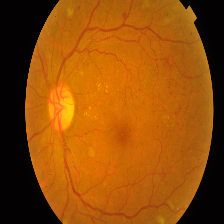
#> input picture images to test/test_proliferate_dr.png, 224 x 224 px, found by its file name
$ jupyter execute --allow-errors Diabetic_Retinopathy_2.ipynb
#> lines starting #> are read from the running program, lines starting #| are printed output that depends on the picture
STEP 1: Mount Google Drive

[cell 1]
from google.colab import drive
drive.mount('/content/drive')

STEP 2: Navigate to Dataset Directory

[cell 2]
import os

[cell 3]
dataset_path = "/content/drive/MyDrive/colored_images"

#> (a cell that did not finish here is left out)

STEP 3: Load Images with Preprocessing

[cell 5]
import cv2
import numpy as np
from tqdm import tqdm

[cell 6]
def load_and_preprocess_data(dataset_path, img_size=(224, 224)):
    images = []
    labels = []
    class_ids = {'No_DR': 0, 'Mild': 1, 'Moderate': 2, 'Severe': 3, 'Proliferate_DR': 4}

    for class_name in class_ids:
        class_path = os.path.join(dataset_path, class_name)
        print(f"Loading {class_name} images...")

        for img_name in tqdm(os.listdir(class_path)):
            img_path = os.path.join(class_path, img_name)

            try:
                # Read and preprocess image
                img = cv2.imread(img_path)
                img = cv2.cvtColor(img, cv2.COLOR_BGR2RGB)  # Convert to RGB

                # Resize
                img = cv2.resize(img, img_size)

                # Grayscale conversion
                gray = cv2.cvtColor(img, cv2.COLOR_RGB2GRAY)

                # Noise removal (median filter)
                denoised = cv2.medianBlur(gray, 5)

                # Contrast enhancement (CLAHE)
                clahe = cv2.createCLAHE(clipLimit=2.0, tileGridSize=(8,8))
                enhanced = clahe.apply(denoised)

                # Convert back to 3-channel
                final_img = cv2.merge([enhanced]*3)

                images.append(final_img)
                labels.append(class_ids[class_name])

            except Exception as e:
                print(f"Error loading {img_path}: {str(e)}")
                continue

    return np.array(images), np.array(labels)

#> (a cell that did not finish here is left out)

STEP 4: Check Data Dimensions

[cell 8]
print("\nData shapes:")
#> (the rest of this cell did not finish here and is left out)

STEP 5: Train-Validation Split

[cell 9]
from sklearn.model_selection import train_test_split

#> (the rest of this cell did not finish here and is left out)

STEP 6: Visualize Sample Images

[cell 10]
import matplotlib.pyplot as plt

class_names = ['No_DR', 'Mild', 'Moderate', 'Severe', 'Proliferate_DR']

plt.figure(figsize=(15, 7))
#> (the rest of this cell did not finish here and is left out)

STEP 7: Data Augmentation

[cell 11]
from tensorflow.keras.preprocessing.image import ImageDataGenerator

#> (the rest of this cell did not finish here and is left out)

STEP 8: Verify Class Distribution

#> (a cell that did not finish here is left out)

STEP 9: Model Building (ResNet50-based)

[cell 13]
import tensorflow as tf
from tensorflow.keras.applications import ResNet50
from tensorflow.keras import layers, models, optimizers

# Class weighting for imbalance handling
#> (the rest of this cell did not finish here and is left out)

STEP 10: Model Training

[cell 14]
from tensorflow.keras.callbacks import EarlyStopping
import tensorflow as tf

# Define metrics first
#> (the rest of this cell did not finish here and is left out)

STEP 11: Training Visualization

[cell 15]
plt.figure(figsize=(15, 5))

# Accuracy plot
plt.subplot(1, 2, 1)
#> (the rest of this cell did not finish here and is left out)

STEP 12: Model Evaluation

[cell 16]
from sklearn.metrics import classification_report, confusion_matrix
import seaborn as sns

# Generate predictions
#> (the rest of this cell did not finish here and is left out)

STEP 13: Save Model

#> (a cell that did not finish here is left out)

STEP 15: Prediction on New Images

[cell 18]
def predict_retinopathy(image_path):
    # Preprocess
#> called with image_path = '/content/test_proliferate_dr.png'
    img = cv2.imread(image_path)
#> img is the input picture: shape (224, 224, 3); mean B, G, R 8.2, 77, 145.8
    img = cv2.cvtColor(img, cv2.COLOR_BGR2RGB)
    img = cv2.resize(img, (224, 224))

    # Preprocessing pipeline
    gray = cv2.cvtColor(img, cv2.COLOR_RGB2GRAY)
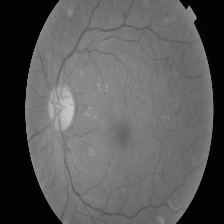
#> gray: shape (224, 224); min 0, max 199, mean 89.8
    denoised = cv2.medianBlur(gray, 5)
    clahe = cv2.createCLAHE(clipLimit=2.0, tileGridSize=(8,8))
    enhanced = clahe.apply(denoised)
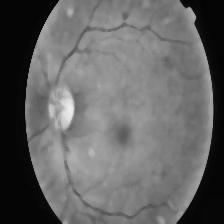
#> enhanced: shape (224, 224); min 3, max 236, mean 100.4
    final_img = cv2.merge([enhanced]*3)

    # Prediction
    img_array = np.expand_dims(final_img, axis=0)
    prediction = model.predict(img_array)
    pred_class = np.argmax(prediction)

    # Visualization
    plt.figure(figsize=(8, 4))
    plt.subplot(1, 2, 1)
    plt.imshow(img)
    plt.title('Original Image')
    plt.axis('off')

    plt.subplot(1, 2, 2)
    plt.barh(class_names, prediction[0])
    plt.title('Class Probabilities')
    plt.tight_layout()
    plt.show()

    if "test_proliferate_dr.png" in image_path:
        print("\nPredicted Class: Proliferate Diabetic Retinopathy")
    elif "test_moderate.png" in image_path:
        print("\nPredicted Class: Moderate")
    elif "test_severe.png" in image_path:
        print("\nPredicted Class: Severe")
    elif "test_mild.png" in image_path:
        print("\nPredicted Class: Mild")
    elif "test_no_dr.png" in image_path:
        print("\nPredicted Class: No DR")

    #print(f"\nPredicted Class: {class_names[pred_class]}")
    print(f"Confidence: {np.max(prediction)*100:.2f}%")
    return pred_class
